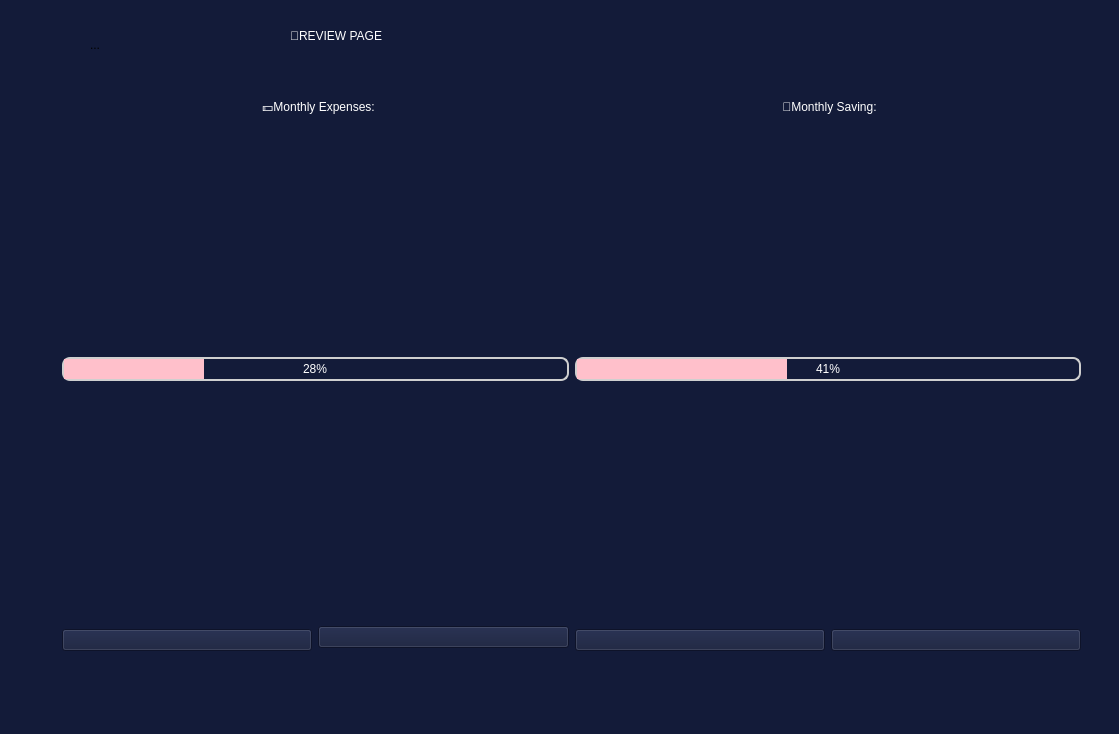
<?xml version="1.0" encoding="UTF-8"?>
<ui version="4.0">
 <class>review</class>
 <widget class="QMainWindow" name="review">
  <property name="geometry">
   <rect>
    <x>0</x>
    <y>0</y>
    <width>1119</width>
    <height>734</height>
   </rect>
  </property>
  <property name="windowTitle">
   <string>MainWindow</string>
  </property>
  <property name="styleSheet">
   <string notr="true">
background-color: #131b39
</string>
  </property>
  <widget class="QWidget" name="centralwidget">
   <widget class="QLabel" name="label">
    <property name="geometry">
     <rect>
      <x>290</x>
      <y>0</y>
      <width>671</width>
      <height>71</height>
     </rect>
    </property>
    <property name="styleSheet">
     <string notr="true">QLabel
{
	font: 900 48pt &quot;Arial Black&quot;;
color:White;
}
</string>
    </property>
    <property name="text">
     <string>📝REVIEW PAGE</string>
    </property>
   </widget>
   <widget class="QWidget" name="gridLayoutWidget">
    <property name="geometry">
     <rect>
      <x>0</x>
      <y>100</y>
      <width>1081</width>
      <height>551</height>
     </rect>
    </property>
    <layout class="QGridLayout" name="gridLayout">
     <property name="leftMargin">
      <number>62</number>
     </property>
     <property name="rightMargin">
      <number>0</number>
     </property>
     <item row="11" column="2">
      <widget class="QPushButton" name="btnTax">
       <property name="text">
        <string/>
       </property>
       <property name="icon">
        <iconset resource="res.qrc">
         <normaloff>:/img/tax/taxation.png</normaloff>:/img/tax/taxation.png</iconset>
       </property>
       <property name="iconSize">
        <size>
         <width>200</width>
         <height>200</height>
        </size>
       </property>
      </widget>
     </item>
     <item row="4" column="0" colspan="2">
      <widget class="QProgressBar" name="progressBar_2">
       <property name="styleSheet">
        <string notr="true">QProgressBar {
    border: 2px solid #cfcfcf;
    border-radius: 8px;
    text-align: center;
    height: 20px;
color:white;
}
QProgressBar::chunk {
    background-color: pink;
    width: 10px;
}</string>
       </property>
       <property name="value">
        <number>28</number>
       </property>
      </widget>
     </item>
     <item row="11" column="3">
      <widget class="QPushButton" name="btnExpense">
       <property name="text">
        <string/>
       </property>
       <property name="icon">
        <iconset resource="images.qrc">
         <normaloff>:/images/images/Expense_tracker.png</normaloff>:/images/images/Expense_tracker.png</iconset>
       </property>
       <property name="iconSize">
        <size>
         <width>200</width>
         <height>200</height>
        </size>
       </property>
      </widget>
     </item>
     <item row="0" column="0" colspan="2" alignment="Qt::AlignmentFlag::AlignHCenter">
      <widget class="QLabel" name="label_2">
       <property name="styleSheet">
        <string notr="true">QLabel
{

	color:white;
alignment:centre;
	font: 20pt &quot;Georgia&quot;;
}
</string>
       </property>
       <property name="text">
        <string>  💵Monthly Expenses:</string>
       </property>
      </widget>
     </item>
     <item row="4" column="2" colspan="2">
      <widget class="QProgressBar" name="progressBar">
       <property name="styleSheet">
        <string notr="true">QProgressBar {
    border: 2px solid #cfcfcf;
    border-radius: 8px;
    text-align: center;
    height: 20px;
color:white;
}
QProgressBar::chunk {
    background-color: pink;
    width: 10px;
}</string>
       </property>
       <property name="value">
        <number>41</number>
       </property>
      </widget>
     </item>
     <item row="2" column="0">
      <spacer name="verticalSpacer_2">
       <property name="orientation">
        <enum>Qt::Orientation::Vertical</enum>
       </property>
       <property name="sizeHint" stdset="0">
        <size>
         <width>20</width>
         <height>40</height>
        </size>
       </property>
      </spacer>
     </item>
     <item row="5" column="0">
      <spacer name="verticalSpacer">
       <property name="orientation">
        <enum>Qt::Orientation::Vertical</enum>
       </property>
       <property name="sizeHint" stdset="0">
        <size>
         <width>10</width>
         <height>10</height>
        </size>
       </property>
      </spacer>
     </item>
     <item row="0" column="2" colspan="2" alignment="Qt::AlignmentFlag::AlignHCenter">
      <widget class="QLabel" name="label_3">
       <property name="styleSheet">
        <string notr="true">QLabel
{
color:white;
	
	font: 20pt &quot;Georgia&quot;;
}
</string>
       </property>
       <property name="text">
        <string> 🏦Monthly Saving:</string>
       </property>
      </widget>
     </item>
     <item row="11" column="0">
      <widget class="QPushButton" name="btnCompare">
       <property name="text">
        <string/>
       </property>
       <property name="icon">
        <iconset resource="images.qrc">
         <normaloff>:/images/images/Compare_contrast.png</normaloff>:/images/images/Compare_contrast.png</iconset>
       </property>
       <property name="iconSize">
        <size>
         <width>200</width>
         <height>200</height>
        </size>
       </property>
      </widget>
     </item>
     <item row="10" column="1" rowspan="2">
      <widget class="QPushButton" name="btnExper">
       <property name="text">
        <string/>
       </property>
       <property name="icon">
        <iconset resource="images.qrc">
         <normaloff>:/images/images/expert_insight .png</normaloff>:/images/images/expert_insight .png</iconset>
       </property>
       <property name="iconSize">
        <size>
         <width>200</width>
         <height>200</height>
        </size>
       </property>
      </widget>
     </item>
    </layout>
   </widget>
   <widget class="QToolButton" name="toolButton">
    <property name="geometry">
     <rect>
      <x>70</x>
      <y>20</y>
      <width>50</width>
      <height>50</height>
     </rect>
    </property>
    <property name="minimumSize">
     <size>
      <width>50</width>
      <height>50</height>
     </size>
    </property>
    <property name="styleSheet">
     <string notr="true">border: none;           
    padding: 0px;                 
    background: transparent;     
    border-radius: 16px;  
  outline: none;               
    </string>
    </property>
    <property name="text">
     <string>...</string>
    </property>
   </widget>
  </widget>
  <widget class="QMenuBar" name="menubar">
   <property name="geometry">
    <rect>
     <x>0</x>
     <y>0</y>
     <width>1119</width>
     <height>21</height>
    </rect>
   </property>
  </widget>
  <widget class="QStatusBar" name="statusbar"/>
 </widget>
 <resources>
  <include location="images.qrc"/>
  <include location="res.qrc"/>
 </resources>
 <connections/>
</ui>
